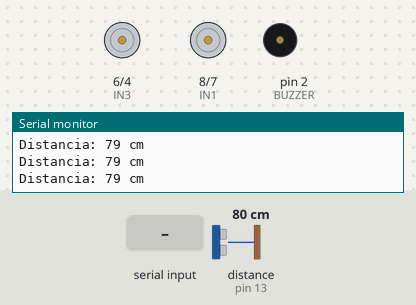
Simulated run of this sketch. Board: Arduino Uno, built with avr-gcc and run on an emulated ATmega328P. On the bench: motor-driver pin pairs drawn as motors (green arrow = first pin HIGH = forward, orange = second pin HIGH = backward, longer = more drive), buzzer (waves = sounding, pin HIGH), the last lines printed to the serial monitor. Wiring (inferred from the names in the program): ultrasonic range finder: trigger pin 12; echo pin 13. Inputs (shaded band) come from the test bench; at power-on: distance to the obstacle (sensor on pin 13) 80 cm. The echo pulse lasts 58.3 µs per cm; pins used as bus, display or sensor lines are not drawn.

Above: at 1.2 s.
1.3 s: "F" received over the second serial link
At 2.4 s:
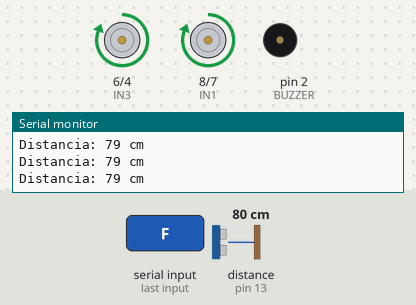
2.8 s: distance to the obstacle (sensor on pin 13) set to 17 cm
4.3 s: distance to the obstacle (sensor on pin 13) set to 14 cm
At 4.51 s:
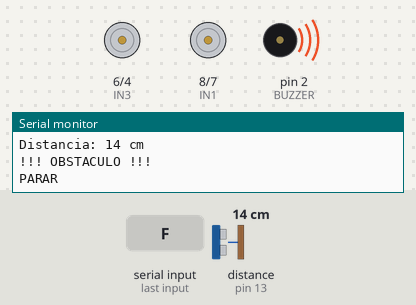
6.1 s: "B" received over the second serial link
At 7.2 s:
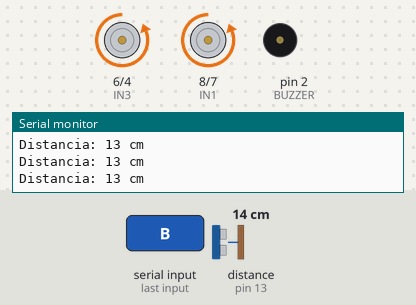
7.6 s: "L" received over the second serial link
At 8.4 s:
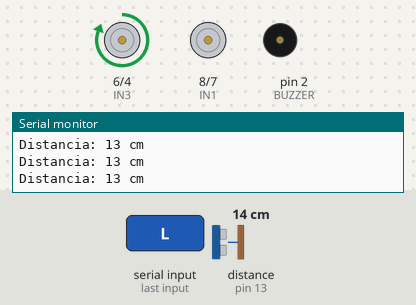
9.1 s: "R" received over the second serial link
At 9.5 s:
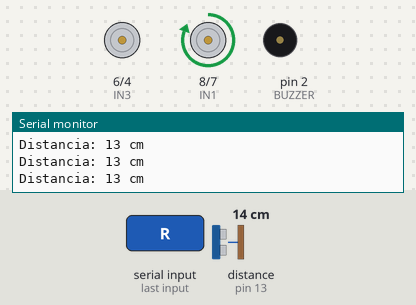
Timing chart, 0 to 11.6 s (numbered marks = the images above; inputs shaded):
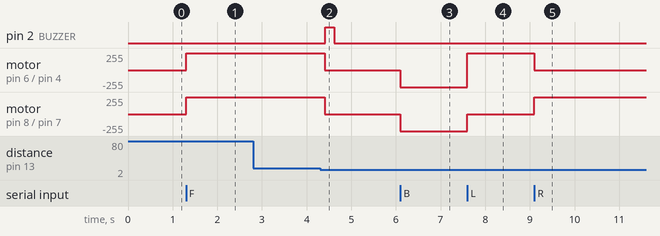

The sketch:

arduino_carrinho_codigo.ino
```cpp
#include <SoftwareSerial.h>

// =====================================================
// BLUETOOTH
// =====================================================

const int BT_RX = 10;
const int BT_TX = 11;

SoftwareSerial bluetooth(BT_RX, BT_TX);


// =====================================================
// L298N
// =====================================================

// -----------------------------
// Motor A - Esquerda
// -----------------------------
const int IN1 = 8;
const int IN2 = 7;

// -----------------------------
// Motor B - Direita
// -----------------------------
const int IN3 = 6;
const int IN4 = 4;

// ENA e ENB ficam com jumper na ponte H (velocidade máxima)


// =====================================================
// HC-SR04
// =====================================================

const int TRIG = 12;
const int ECHO = 13;

const int DISTANCIA_SEGURA = 15;
const int DISTANCIA_LIBERAR = 20;


// =====================================================
// BUZZER
// =====================================================

const int BUZZER = 2;


// =====================================================
// ESTADO
// =====================================================

char movimentoAtual = 'S';

bool bloqueadoPorObstaculo = false;


// =====================================================
// FILTRO DO SENSOR
// =====================================================

long leituras[3] = {
  999,
  999,
  999
};

int proximaLeitura = 0;

long distanciaAtual = 999;


// =====================================================
// TEMPOS
// =====================================================

unsigned long ultimaChecagemSensor = 0;

const unsigned long INTERVALO_SENSOR = 100;


unsigned long ultimoEnvioDistancia = 0;

const unsigned long INTERVALO_ENVIO = 300;


// =====================================================
// SETUP
// =====================================================

void setup() {

  // -----------------------------
  // Motor A
  // -----------------------------

  pinMode(IN1, OUTPUT);
  pinMode(IN2, OUTPUT);


  // -----------------------------
  // Motor B
  // -----------------------------

  pinMode(IN3, OUTPUT);
  pinMode(IN4, OUTPUT);


  // -----------------------------
  // Sensor
  // -----------------------------

  pinMode(TRIG, OUTPUT);
  pinMode(ECHO, INPUT);


  // -----------------------------
  // Buzzer
  // -----------------------------

  pinMode(BUZZER, OUTPUT);

  digitalWrite(BUZZER, LOW);


  // -----------------------------
  // Começa parado
  // -----------------------------

  parar();


  // -----------------------------
  // Serial USB
  // -----------------------------

  Serial.begin(9600);


  // -----------------------------
  // Bluetooth
  // -----------------------------

  bluetooth.begin(9600);


  Serial.println("================================");
  Serial.println("     CARRINHO INICIADO");
  Serial.println("================================");

  Serial.println("Bluetooth aguardando...");
}


// =====================================================
// LOOP
// =====================================================

void loop() {

  // ===================================================
  // BLUETOOTH
  // ===================================================

  if (bluetooth.available()) {

    char comando = bluetooth.read();

    Serial.print("Recebido: ");
    Serial.println(comando);

    executarComando(comando);
  }


  // ===================================================
  // SENSOR
  // ===================================================

  if (millis() - ultimaChecagemSensor >= INTERVALO_SENSOR) {

    ultimaChecagemSensor = millis();

    checarObstaculo();
  }


  // ===================================================
  // ENVIA DISTÂNCIA PARA BLUETOOTH
  // ===================================================

  if (millis() - ultimoEnvioDistancia >= INTERVALO_ENVIO) {

    ultimoEnvioDistancia = millis();

    bluetooth.print("DIST: ");
    bluetooth.print(distanciaAtual);
    bluetooth.println(" cm");
  }
}


// =====================================================
// MEDIR DISTÂNCIA
// =====================================================

long medirDistancia() {

  digitalWrite(TRIG, LOW);

  delayMicroseconds(2);


  digitalWrite(TRIG, HIGH);

  delayMicroseconds(10);


  digitalWrite(TRIG, LOW);


  long duracao = pulseInLong(
    ECHO,
    HIGH,
    30000
  );


  // Nenhum retorno
  if (duracao == 0) {

    return 999;
  }


  long distancia = duracao * 0.0343 / 2;


  return distancia;
}


// =====================================================
// VERIFICAR OBSTÁCULO
// =====================================================

void checarObstaculo() {

  // -----------------------------
  // Nova leitura
  // -----------------------------

  leituras[proximaLeitura] = medirDistancia();


  // Próxima posição do array

  proximaLeitura =
    (proximaLeitura + 1) % 3;


  // -----------------------------
  // Calcula mediana
  // -----------------------------

  distanciaAtual = mediana(
    leituras[0],
    leituras[1],
    leituras[2]
  );


  // -----------------------------
  // Serial
  // -----------------------------

  Serial.print("Distancia: ");

  Serial.print(distanciaAtual);

  Serial.println(" cm");


  // ===================================================
  // OBSTÁCULO
  // ===================================================

  if (movimentoAtual == 'F') {

    if (distanciaAtual < DISTANCIA_SEGURA) {

      Serial.println("!!! OBSTACULO !!!");


      // Para o carrinho

      parar();


      // Bloqueia avanço

      bloqueadoPorObstaculo = true;


      // Aviso Bluetooth

      bluetooth.println("OBSTACULO");


      // Buzzer

      alertaObstaculo();
    }
  }


  // ===================================================
  // LIBERAR CAMINHO
  // ===================================================

  if (bloqueadoPorObstaculo) {

    if (distanciaAtual >= DISTANCIA_LIBERAR) {

      bloqueadoPorObstaculo = false;


      bluetooth.println("LIBERADO");


      Serial.println("Caminho liberado!");
    }
  }
}


// =====================================================
// MEDIANA
// =====================================================

long mediana(long a, long b, long c) {

  return max(
    min(a, b),
    min(max(a, b), c)
  );
}


// =====================================================
// BUZZER
// =====================================================

void alertaObstaculo() {

  digitalWrite(
    BUZZER,
    HIGH
  );


  delay(200);


  digitalWrite(
    BUZZER,
    LOW
  );
}


// =====================================================
// COMANDOS BLUETOOTH
// =====================================================

void executarComando(char comando) {

  switch (comando) {

    // =================================================
    // FRENTE
    // =================================================

    case 'F':
    case 'f':

      if (
        bloqueadoPorObstaculo ||
        distanciaAtual < DISTANCIA_SEGURA
      ) {

        Serial.println(
          "FRENTE BLOQUEADA!"
        );


        parar();


        bluetooth.println(
          "BLOQUEADO"
        );


        alertaObstaculo();

      } else {

        frente();
      }

      break;


    // =================================================
    // RÉ
    // =================================================

    case 'B':
    case 'b':

      re();

      break;


    // =================================================
    // ESQUERDA
    // =================================================

    case 'L':
    case 'l':

      esquerda();

      break;


    // =================================================
    // DIREITA
    // =================================================

    case 'R':
    case 'r':

      direita();

      break;


    // =================================================
    // PARAR
    // =================================================

    case 'S':
    case 's':

      parar();

      break;
  }
}


// =====================================================
// FRENTE
// =====================================================

void frente() {

  Serial.println("FRENTE");


  movimentoAtual = 'F';


  // -----------------------------
  // Motor A
  // -----------------------------

  digitalWrite(
    IN1,
    HIGH
  );

  digitalWrite(
    IN2,
    LOW
  );


  // -----------------------------
  // Motor B
  // -----------------------------

  digitalWrite(
    IN3,
    HIGH
  );

  digitalWrite(
    IN4,
    LOW
  );
}


// =====================================================
// RÉ
// =====================================================

void re() {

  Serial.println("RE");


  movimentoAtual = 'B';


  // -----------------------------
  // Motor A
  // -----------------------------

  digitalWrite(
    IN1,
    LOW
  );

  digitalWrite(
    IN2,
    HIGH
  );


  // -----------------------------
  // Motor B
  // -----------------------------

  digitalWrite(
    IN3,
    LOW
  );

  digitalWrite(
    IN4,
    HIGH
  );
}


// =====================================================
// ESQUERDA
// =====================================================

void esquerda() {

  Serial.println("ESQUERDA");


  movimentoAtual = 'L';


  // -----------------------------
  // Motor A parado
  // -----------------------------

  digitalWrite(
    IN1,
    LOW
  );

  digitalWrite(
    IN2,
    LOW
  );


  // -----------------------------
  // Motor B para frente
  // -----------------------------

  digitalWrite(
    IN3,
    HIGH
  );

  digitalWrite(
    IN4,
    LOW
  );
}


// =====================================================
// DIREITA
// =====================================================

void direita() {

  Serial.println("DIREITA");


  movimentoAtual = 'R';


  // -----------------------------
  // Motor A para frente
  // -----------------------------

  digitalWrite(
    IN1,
    HIGH
  );

  digitalWrite(
    IN2,
    LOW
  );


  // -----------------------------
  // Motor B parado
  // -----------------------------

  digitalWrite(
    IN3,
    LOW
  );

  digitalWrite(
    IN4,
    LOW
  );
}


// =====================================================
// PARAR
// =====================================================

void parar() {

  Serial.println("PARAR");


  movimentoAtual = 'S';


  // -----------------------------
  // Motor A
  // -----------------------------

  digitalWrite(
    IN1,
    LOW
  );

  digitalWrite(
    IN2,
    LOW
  );


  // -----------------------------
  // Motor B
  // -----------------------------

  digitalWrite(
    IN3,
    LOW
  );

  digitalWrite(
    IN4,
    LOW
  );


  // -----------------------------
  // Buzzer
  // -----------------------------

  digitalWrite(
    BUZZER,
    LOW
  );
}
```

Measured:
- the behaviour switches between 16 and 15 cm on distance to the obstacle (sensor on pin 13) (found by bisection; images 1 and 2)
- after the input at 1.3 s, motor on pin 6 (IN3) / pin 4 (IN4), motor on pin 8 (IN1) / pin 7 (IN2): stopped → forward 255/255 at once
- after the input at 4.3 s, pin 2 (BUZZER): LOW → HIGH after 0.11 s, → LOW 0.20 s later; motor on pin 6 (IN3) / pin 4 (IN4), motor on pin 8 (IN1) / pin 7 (IN2): forward 255/255 → stopped after 0.10 s
- after the input at 6.1 s, motor on pin 6 (IN3) / pin 4 (IN4), motor on pin 8 (IN1) / pin 7 (IN2): stopped → backward 255/255 at once
- after the input at 7.6 s, motor on pin 6 (IN3) / pin 4 (IN4): backward 255/255 → forward 255/255 at once; motor on pin 8 (IN1) / pin 7 (IN2): backward 255/255 → stopped at once
- after the input at 9.1 s, motor on pin 6 (IN3) / pin 4 (IN4): forward 255/255 → stopped at once; motor on pin 8 (IN1) / pin 7 (IN2): stopped → forward 255/255 at once
